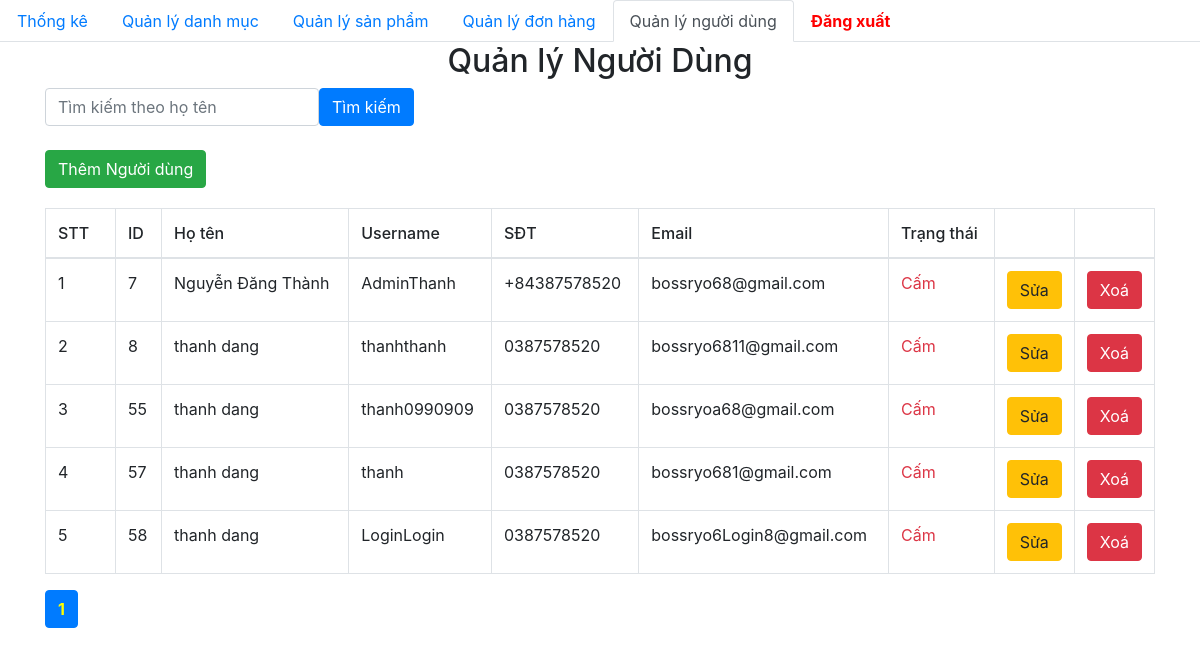
Before: /admin/user/index.php with the older database file.
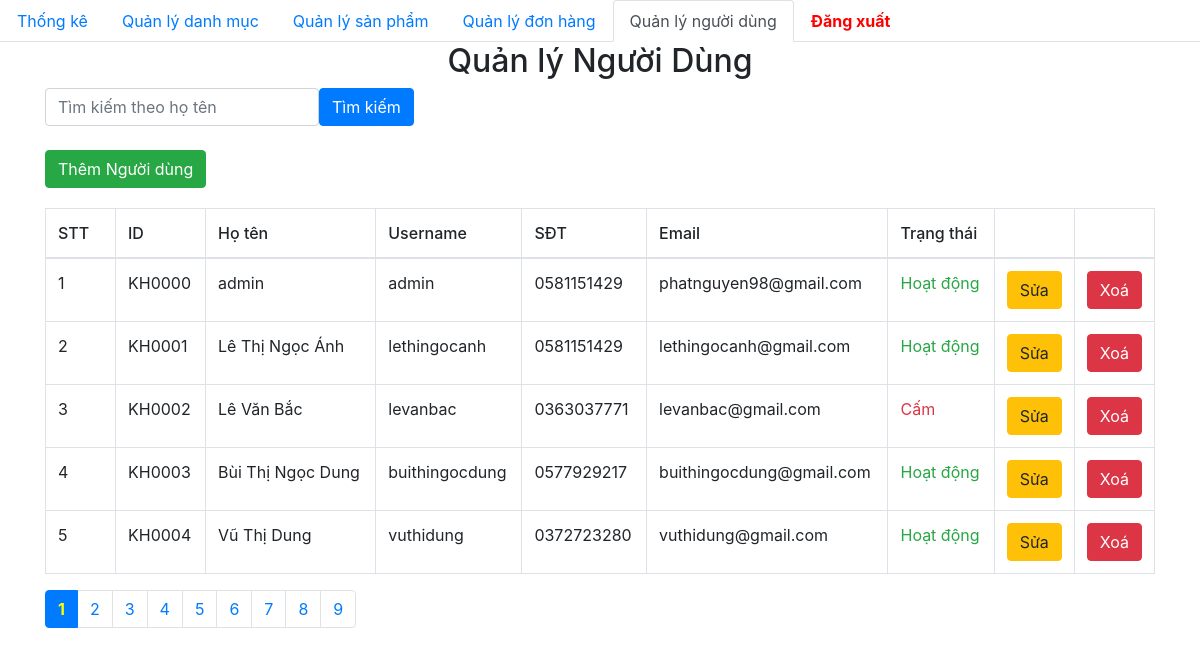
After: the same page with the newer database file.
### tables this page shows
CREATE TABLE `user` (
  `id_user` varchar(50) NOT NULL,
  `hoten` varchar(100) NOT NULL,
  `sex` tinyint(1) NOT NULL,
  `birthday` date NOT NULL,
  `email` varchar(100) NOT NULL,
  `address` varchar(255) NOT NULL,
  `phone` varchar(10) NOT NULL,
  `username` varchar(100) NOT NULL,
  `password` varchar(100) NOT NULL,
  `right` int(11) NOT NULL,
  `status` tinyint(1) NOT NULL
);

### admin/database/dbhelper.php (called while the page is built, shortened)
<?php
function executeResult($sql)
{
	$con = mysqli_connect(HOST, USERNAME, PASSWORD, DATABASE);
	$result = mysqli_query($con, $sql);
	$data   = [];
	while ($row = mysqli_fetch_array($result, 1)) {
		$data[] = $row;
	}
	return $data;
}
function executeSingleResult($sql)
{
    $con = mysqli_connect(HOST, USERNAME, PASSWORD, DATABASE);
    $result = mysqli_query($con, $sql);
    $row = mysqli_fetch_array($result, MYSQLI_ASSOC);
    return $row;
}

### admin/user/index.php (the view, shortened to what the changed rows need)
<?php
require_once('../database/dbhelper.php');
$start = 0;
$keyword = '';
if (isset($_GET['page'])) {
    $pg = $_GET['page'];
} else {
    $pg = 1;
}
try {
    function getStatus($stt)
    {
        $status_class = '';
        $status_text = '';
        switch ($stt) {
            case 0:
                $status_class = 'text-danger';
                $status_text = 'Cấm';
                break;
            case 1:
                $status_class = 'text-success';
                $status_text = 'Hoạt động';
                break;
        }
        return '<span class="' . $status_class . '">' . $status_text . '</span>';
    }
    $limit = 5;
    if (isset($_GET['keyword'])) {
        $keyword = $_GET['keyword'];
        $sqlCount = "SELECT COUNT(*) as total FROM user WHERE hoten LIKE '%$keyword%' OR hoten LIKE '%$keyword%'";
        $resultCount = executeSingleResult($sqlCount);
        $totalRecords = $resultCount['total'];
        $totalPages = ceil($totalRecords / $limit);
        $start = ($pg - 1) * $limit;
        $sql = "SELECT * FROM user WHERE hoten LIKE '%$keyword%' OR hoten LIKE '%$keyword%' LIMIT $start, $limit";
    } else {
        $sqlCount = "SELECT COUNT(*) as total FROM user";
        $resultCount = executeSingleResult($sqlCount);
        $totalRecords = $resultCount['total'];
        $totalPages = ceil($totalRecords / $limit);
        $start = ($pg - 1) * $limit;
        $sql = "SELECT * FROM user LIMIT $start, $limit";
    }
    $userList = executeResult($sql);
} catch (Exception $e) {
    die("Lỗi thực thi sql: " . $e->getMessage());
}
?>
<!DOCTYPE html>
<html>
<head>
    <link rel="stylesheet" href="https://maxcdn.bootstrapcdn.com/bootstrap/4.4.1/css/bootstrap.min.css">
</head>
<body>
    <div class="container">
        <div class="panel panel-primary">
            <div class="panel-heading">
                <h2 class="text-center">Quản lý Người Dùng</h2>
            </div>
            <br>
            <table class="table table-bordered table-hover">
                <thead>
                    <tr style="font-weight: 500;">
                        <td width="70px">STT</td>
                        <td>ID</td>
                        <td>Họ tên</td>
                        <td>Username</td>
                        <td>SĐT</td>
                        <td>Email</td>
                        <td>Trạng thái</td>
                        <td width="50px"></td>
                        <td width="50px"></td>
                    </tr>
                </thead>
                <tbody>
                    <?php
                    $index = $start + 1;
                    foreach ($userList as $item) {
                        echo '
                            <tr>
                                <td>' . ($index++) . '</td>
                                <td>' . $item['id_user'] . '</td>
                                <td>' . $item['hoten'] . '</td>
                                <td>' . $item['username'] . '</td>
                                <td>' . $item['phone'] . '</td>
                                <td>' . $item['email'] . '</td>
                                <td>' . getStatus($item['status']) . '</td>
                                <td>
                                    <a href="add.php?id_user=' . $item['id_user'] . '">
                                        <button class=" btn btn-warning">Sửa</button>
                                    </a>
                                </td>
                                <td>
                                    <button class="btn btn-danger" onclick="deleteUser(\'' . $item['id_user'] . '\')">Xoá</button>
                                </td>
                            </tr>';
                    }
                    ?>
                </tbody>
            </table>
        </div>
        <ul class="pagination">
            <?php
            if (isset($totalPages)) {
                for ($i = 1; $i <= $totalPages; $i++) {
                    if ($i == $pg) {
                        echo '
                            <li class="page-item active">
                                <a class="page-link" style="color: yellow; font-weight: bold;" href="?keyword=' . urlencode($keyword) . '&page=' . $i . '">' . $i . '</a>
                            </li>';
                    } else {
                        echo '
                            <li class="page-item">
                                <a class="page-link" href="?keyword=' . urlencode($keyword) . '&page=' . $i . '">' . $i . '</a>
                            </li>';
                    }
                }
            }
            ?>
        </ul>
    </div>
</body>
</html>

Changed rows visible on the page:
removed user: id_user "7", hoten "Nguyễn Đăng Thành", username "AdminThanh", phone "+84387578520", email "bossryo68@gmail.com"
removed user: id_user "8", hoten "thanh dang", username "thanhthanh", phone "0387578520", email "bossryo6811@gmail.com"
removed user: id_user "55", hoten "thanh dang", username "thanh0990909", phone "0387578520", email "bossryoa68@gmail.com"
removed user: id_user "57", hoten "thanh dang", username "thanh", phone "0387578520", email "bossryo681@gmail.com"
removed user: id_user "58", hoten "thanh dang", username "LoginLogin", phone "0387578520", email "bossryo6Login8@gmail.com"
added user: id_user "KH0000", hoten "admin", username "admin", phone "0581151429", email "phatnguyen98@gmail.com", status "Hoạt động"
added user: id_user "KH0001", hoten "Lê Thị Ngọc Ánh", username "lethingocanh", phone "0581151429", email "lethingocanh@gmail.com", status "Hoạt động"
added user: id_user "KH0002", hoten "Lê Văn Bắc", username "levanbac", phone "0363037771", email "levanbac@gmail.com", status "Cấm"
added user: id_user "KH0003", hoten "Bùi Thị Ngọc Dung", username "buithingocdung", phone "0577929217", email "buithingocdung@gmail.com", status "Hoạt động"
added user: id_user "KH0004", hoten "Vũ Thị Dung", username "vuthidung", phone "0372723280", email "vuthidung@gmail.com", status "Hoạt động"
Other visible differences:
new list line: "2"
new list line: "3"
new list line: "4"
new list line: "5"
new list line: "6"
new list line: "7"
new list line: "8"
new list line: "9"
